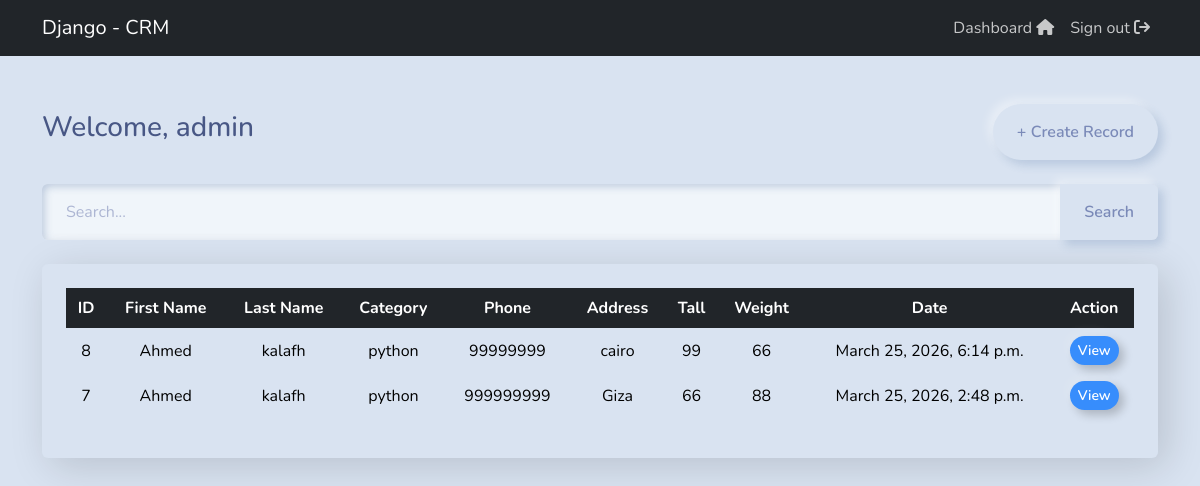
The app's page /dashboard/ (signed in) with its own data.
### webapp/models.py (models this page shows, shortened)
class Record(models.Model):
    category =  models.ForeignKey(Category,on_delete=models.CASCADE)
    first_name = models.CharField(max_length=250)
    last_name = models.CharField(max_length=250)
    phone = models.IntegerField()
    tall = models.IntegerField()
    wedight = models.IntegerField()
    address = models.CharField(max_length=250)
    create_at = models.DateTimeField(auto_now_add=True)
    class Meta:
       ordering = ['-create_at']

class Category(models.Model):
    name = models.CharField(max_length=50)
    create_at = models.DateTimeField(auto_now_add=True)
    def __str__(self):
       return self.name

### webapp/views.py (the view)
# urls.py: path('dashboard/',views.dashboard, name='dashboard'),
@login_required(login_url='login')
def dashboard(request):
    records = Record.objects.all()
    return render(request, 'web/dashboard.html',{'records':records})

### templates/web/dashboard.html
{% extends 'base.html' %}
{% block content %}
<div class="container mt-5">
    <div class="d-flex justify-content-between align-items-center mb-4">
        <h3>Welcome, {{ user }}</h3>
        <a href="{% url 'create-record' %}" class="btn btn-primary">+ Create Record</a>
    </div>
    <form action="{% url 'search' %}" method="get" class="mb-4">
        <div class="input-group">
            <input type="search" name="query" class="form-control" placeholder="Search...">
            <button class="btn btn-dark">Search</button>
        </div>
    </form>
    <div class="card shadow-lg">
        <div class="card-body">
            {% if records %}
            <div class="table-responsive">
                <table class="table table-hover text-center align-middle">
                    <thead class="table-dark">
                        <tr>
                            <th>ID</th>
                            <th>First Name</th>
                            <th>Last Name</th>
                            <th>Category</th>
                            <th>Phone</th>
                            <th>Address</th>
                            <th>Tall</th>
                            <th>Weight</th>
                            <th>Date</th>
                            <th>Action</th>
                        </tr>
                    </thead>
                    <tbody>
                        {% for record in records %}
                        <tr>
                            <td>{{ record.id }}</td>
                            <td>{{ record.first_name }}</td>
                            <td>{{ record.last_name }}</td>
                            <td>{{ record.category }}</td>
                            <td>{{ record.phone }}</td>
                            <td>{{ record.address }}</td>
                            <td>{{ record.tall }}</td>
                            <td>{{ record.wedight }}</td>
                            <td>{{ record.create_at }}</td>
                            <td>
                                <a href="{% url 'view_record' record.id %}"
                                   class="btn btn-outline-primary btn-sm">
                                   View
                                </a>
                            </td>
                        </tr>
                        {% endfor %}
                    </tbody>
                </table>
            </div>
            {% else %}
                <div class="alert alert-warning text-center">
                    No records yet 🚫
                </div>
            {% endif %}
        </div>
    </div>
</div>
{% endblock %}

### templates/base.html (shortened to what this page needs)
{% load static %}
<!DOCTYPE html>
<html lang="en">
<head>
    <link rel="stylesheet" href="https://bootswatch.com/5/morph/bootstrap.min.css">
    <link rel="stylesheet" href="https://cdnjs.cloudflare.com/ajax/libs/font-awesome/6.5.0/css/all.min.css">
</head>
<body>
    {% include 'parts/nav_bar.html' %}
    {% block content %}
    {% endblock content %}
</body>
</html>

### templates/parts/nav_bar.html (shortened to what this page needs)
  <nav class="navbar navbar-expand-lg navbar-dark bg-dark">
    <div class="container">
        <a class="navbar-brand main-heading" href="{% url 'home' %}">
            Django - CRM
        </a>
        <div class="collapse navbar-collapse" id="navbarNavDropdown">
            <ul class="navbar-nav ms-auto">
                {% if user.is_authenticated %}
                <li class="nav-item">
                    <a class="nav-link" href="{% url 'dashboard' %}">
                        Dashboard <i class="fa fa-home"></i>
                    </a>
                </li>
                <li class="nav-item">
                    <a class="nav-link" href="{% url 'logout' %}">
                        Sign out <i class="fa fa-sign-out"></i>
                    </a>
                </li>
                {% endif %}
            </ul>
        </div>
    </div>
</nav>

### records on screen
Record: id "8", first_name "Ahmed", last_name "kalafh", category "python", phone "99999999", address "cairo", tall "99", wedight "66", create_at "March 25, 2026, 6:14 p.m."
Record: id "7", first_name "Ahmed", last_name "kalafh", category "python", phone "999999999", address "Giza", tall "66", wedight "88", create_at "March 25, 2026, 2:48 p.m."

### other values on screen
{{ user }} "admin"
